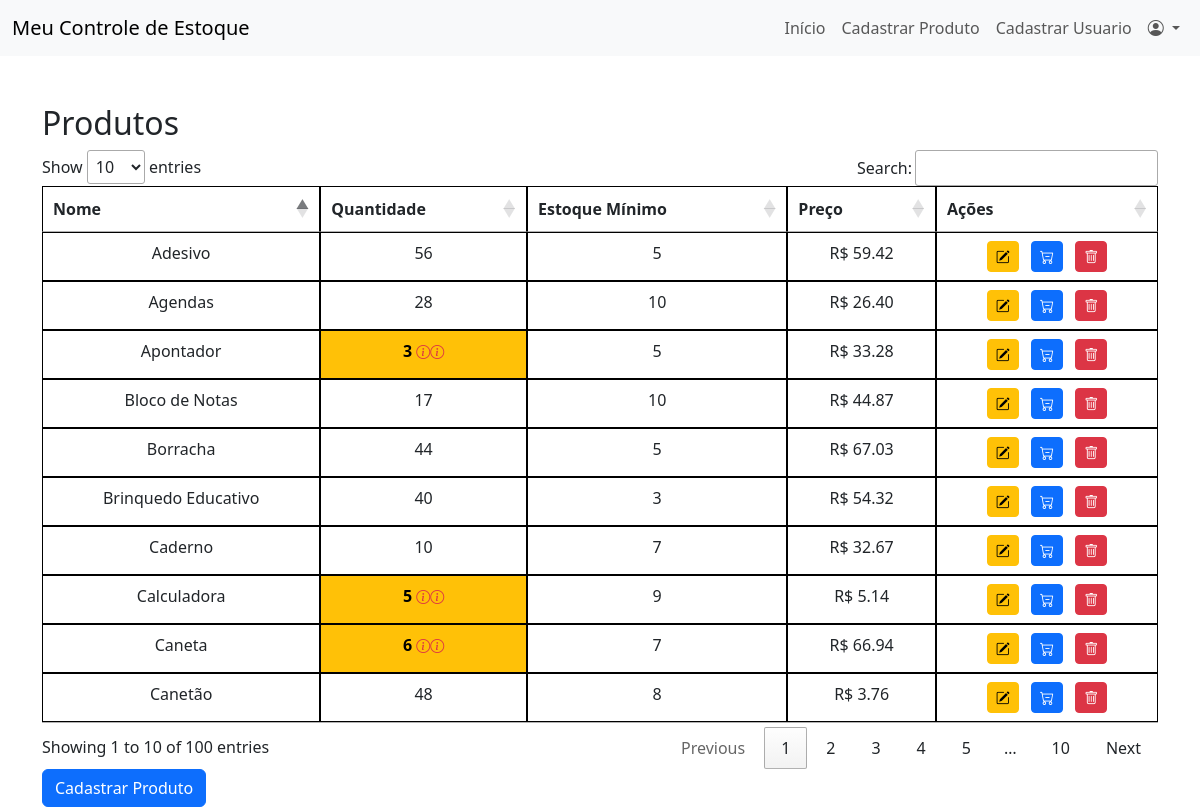
/ (signed in), run on the app's committed database.
### app/models.py (models this page shows)
class Produto(db.Model):
    id = db.Column(db.Integer, primary_key=True)
    nome = db.Column(db.String(150), nullable=False)
    quantidade = db.Column(db.Integer, nullable=False)
    minimo_estoque = db.Column(db.Integer, nullable=False)
    preco_unitario = db.Column(db.Float, nullable=False)
    data_entrada = db.Column(db.DateTime, nullable=False, default=datetime.now)

### app/routes.py (the view)
@bp.route('/')
@login_required
def index():
    todos_produtos = Produto.query.order_by(Produto.id).all()
    return render_template('dashboard.html', todos_produtos=todos_produtos)

### app/__init__.py (called while the page is built)
@login_manager.user_loader
def load_user(user_id):
    from app.models import Usuario
    return Usuario.query.get(int(user_id))

### app/templates/dashboard.html (shortened to what this page needs)
{% extends 'base.html' %}
{% block content %}
<div class="container mt-5">
    <h2>Produtos</h2>
    <table id="produtoTabela" class="table table-bordered">
        <thead class="thead-dark">
            <tr>
                <th>Nome</th>
                <th>Quantidade</th>
                <th>Estoque Mínimo</th>
                <th>Preço</th>
                {% if current_user.nivel_funcao != 'comum' %}
                <th>Ações</th>
                {% endif %}
            </tr>
        </thead>
        <tbody>
            {% for produto in todos_produtos %}
            <tr class="text-center">
                <td>{{ produto.nome }}</td>
                {% if produto.quantidade < produto.minimo_estoque %} <td class="text-black bg-warning fw-bold"
                    title="Quantidade abaixo do mínimo">{{ produto.quantidade }}
                    <small>
                        <i class="bi bi-info-circle text-danger " data-bs-toggle="tooltip" data-bs-placement="top"
                            title="Quantidade abaixo do mínimo"></i><i class="bi bi-info-circle text-danger " data-bs-toggle="tooltip" data-bs-placement="top"
                            title="Quantidade abaixo do mínimo"></i>
                    </small>
                    </td>
                    {% else %}
                    <td>{{ produto.quantidade }}</td>
                    {% endif %}
                    <td>{{ produto.minimo_estoque }}</td>
                    <td>R$ {{ "%.2f"|format(produto.preco_unitario) }}</td>
                    {% if current_user.nivel_funcao != 'comum' %}
                    <td>
                        <a href="{{ url_for('routes.editar_produto', produto_id=produto.id) }}"
                            class="btn btn-sm btn-warning me-2">
                            <i class="bi bi-pencil-square"></i>
                        </a>
                        <a href="{{ url_for('routes.saida_produto', produto_id=produto.id) }}"
                            class="btn btn-sm btn-primary me-2">
                            <i class="bi bi-cart-dash"></i>
                        </a>
                        <form action="{{ url_for('routes.deletar_produto', produto_id=produto.id) }}" method="POST"
                            style="display:inline;">
                            <button type="submit" class="btn btn-sm btn-danger"
                                onclick="return confirm('Tem certeza que deseja excluir este produto?');">
                                <i class="bi bi-trash"></i>
                            </button>
                        </form>
                    </td>
                    {% endif %}
            </tr>
            {% endfor %}
        </tbody>
    </table>
    {% if current_user.nivel_funcao != 'comum' %}
    <a href="{{ url_for('routes.cadastrar_produto') }}" class="btn btn-primary">Cadastrar Produto</a>
    {% endif %}
</div>
{% endblock %}

### app/static/css/style.css (style rules this page uses)
.table-bordered>:not(caption)>*>* { border-width: 1px; border: 1px solid #000000; }

### data on the page
Produto: nome "Caneta", quantidade "6", minimo_estoque "7", preco_unitario "66.94"
Produto: nome "Adesivo", quantidade "56", minimo_estoque "5", preco_unitario "59.42"
Produto: nome "Calculadora", quantidade "5", minimo_estoque "9", preco_unitario "5.14"
Produto: nome "Caderno", quantidade "10", minimo_estoque "7", preco_unitario "32.67"
Produto: nome "Apontador", quantidade "3", minimo_estoque "5", preco_unitario "33.28"
Produto: nome "Agendas", quantidade "28", minimo_estoque "10", preco_unitario "26.40"
Produto: nome "Brinquedo Educativo", quantidade "40", minimo_estoque "3", preco_unitario "54.32"
Produto: nome "Bloco de Notas", quantidade "17", minimo_estoque "10", preco_unitario "44.87"
Produto: nome "Canetão", quantidade "48", minimo_estoque "8", preco_unitario "3.76"
Produto: nome "Borracha", quantidade "44", minimo_estoque "5", preco_unitario "67.03"
